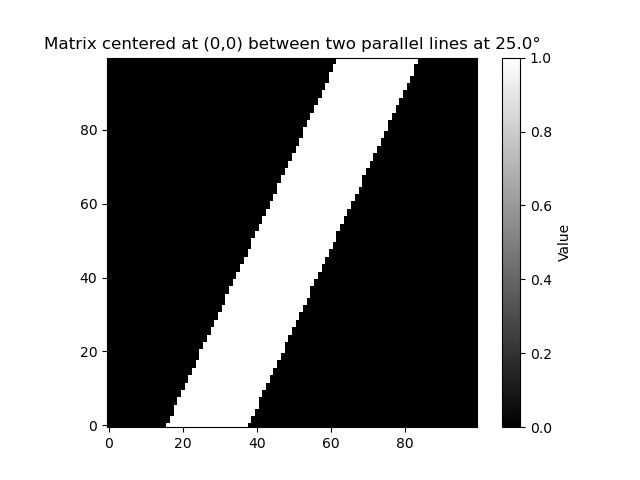

This figure's Python source:
import numpy as np
import matplotlib.pyplot as plt

# Parameters for the new angle of 25 degrees
theta_25 = 25.0  # Angle in degrees
N = 20.0          # Distance between lines

# Convert angle to radians and calculate the slope
theta_25_rad = np.radians(theta_25)
slope_25 = np.tan(theta_25_rad)

# Set the matrix size
M = 100
center = M / 2

# Calculate the intercepts for the two parallel lines, symmetric about (0,0)
intercept1 = -N / 2.0 / np.cos(theta_25_rad)
intercept2 = intercept1 + N / np.cos(theta_25_rad)

# Initialize the matrix to zeros
matrix_25 = np.zeros((M, M))

# Fill the matrix using the centered intercepts for 25 degrees
for i in range(M):
    for j in range(M):
        x = i - center  # Adjust x relative to the center of the matrix
        y = j - center  # Adjust y relative to the center of the matrix
        if slope_25 * x + intercept1 <= y <= slope_25 * x + intercept2:
            matrix_25[i, j] = 1

# Display the resulting matrix for the angle of 25 degrees
plt.imshow(matrix_25, cmap='gray', origin='lower')
plt.title(f'Matrix centered at (0,0) between two parallel lines at {theta_25}°')
plt.colorbar(label='Value')
plt.savefig('test.png')

